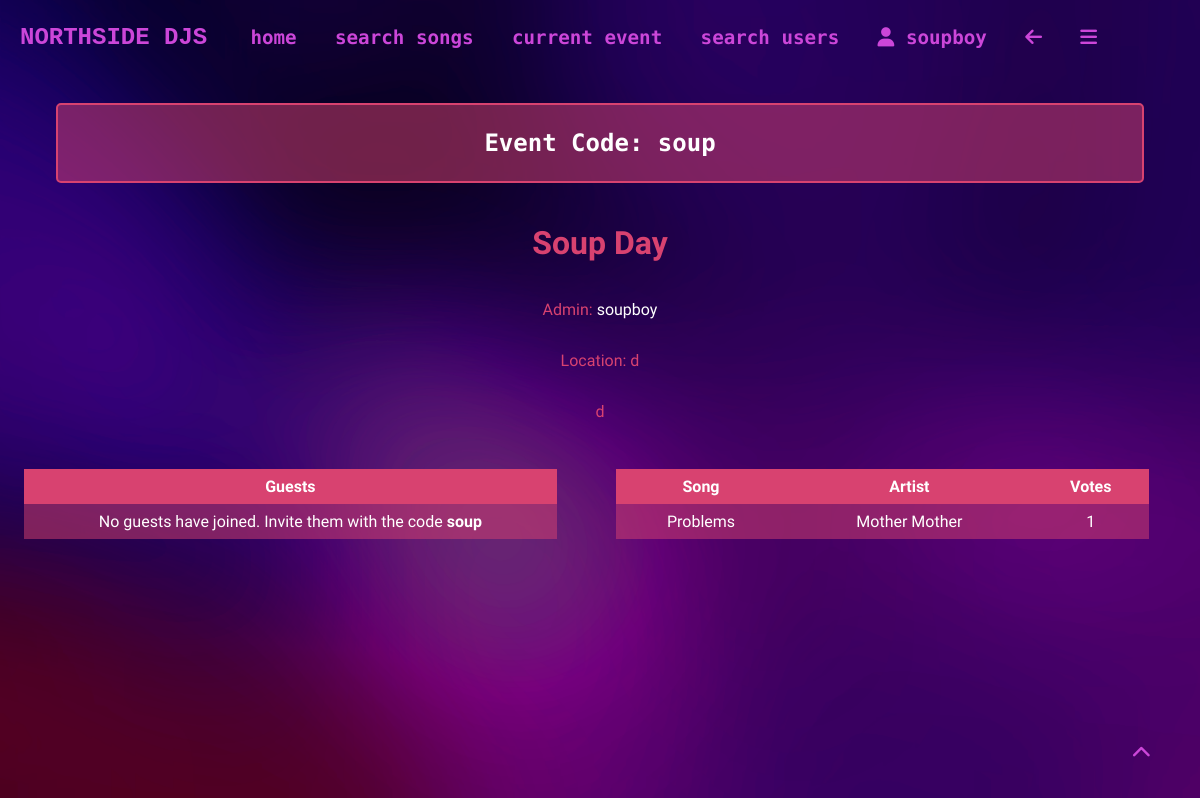
The page /event/4 (signed in) on the database its author committed.
### app/models.py (models this page shows, shortened)
class User(UserMixin, db.Model): # model for the user table
    user_id = db.Column(db.Integer, primary_key=True)
    username = db.Column(db.String(64), index=True, unique=True)
    email = db.Column(db.String(120), index=True, unique=True)
    password_hash = db.Column(db.String(128))
    about_me = db.Column(db.String(140))
    in_event = db.Column(db.Boolean, default=False)
    pfp = db.Column(db.String(140))
    events = db.relationship('Events', back_populates='user')
    songs = db.relationship('FavouriteSong', back_populates='user')
    event_users = db.relationship('EventUsers', back_populates='user')
    voted_songs = db.relationship('VotedSongs', back_populates='user')
    song_reviews = db.relationship('SongReviews', back_populates='user', foreign_keys='SongReviews.user_id')
    username_rel = db.relationship('SongReviews', back_populates='username_rel', foreign_keys='SongReviews.username')

class Events(db.Model): # model for the events table
    event_id = db.Column(db.Integer, primary_key=True, unique=True)
    event_name = db.Column(db.String(64), index=True, unique=True)
    event_code = db.Column(db.Integer, unique=True)
    active_status = db.Column(db.Boolean, default=False)
    event_location = db.Column(db.String(140), index=True)
    event_description = db.Column(db.String(140), index=True)
    dj_id = db.Column(db.Integer, index=True)
    user_id = db.Column(db.Integer, db.ForeignKey('user.user_id', name='fk_user_id'))
    user = db.relationship('User', back_populates='events')
    event_users = db.relationship('EventUsers', back_populates='event')
    voted_songs = db.relationship('VotedSongs', back_populates='event')

class VotedSongs(db.Model): # model for the voted songs table
    vote_id = db.Column(db.Integer, primary_key=True, unique=True)
    track_id = db.Column(db.Integer, index=True)
    song_name = db.Column(db.String(64), index=True)
    artist_name = db.Column(db.String(64), index=True)
    event_id = db.Column(db.Integer, db.ForeignKey('events.event_id', name='voted_songs_event_id'))
    user_id = db.Column(db.Integer, db.ForeignKey('user.user_id', name='voted_songs_user_id'))
    event = db.relationship('Events', back_populates='voted_songs')
    user = db.relationship('User', back_populates='voted_songs')

### app/routes.py (the view, shortened to what this page needs)
@app.route('/event/<int:event_id>', methods=['GET', 'POST']) # allows a user to view an event
@login_required
def event(event_id):
    user_id = current_user.user_id
    if EventUsers.query.filter_by(user_id=user_id).first(): # checks if the user is in an event
        user_event = EventUsers.query.filter_by(user_id=user_id).first().event_id
        event_name = Events.query.filter_by(event_id=user_event).first().event_name
        event_code = Events.query.filter_by(event_id=user_event).first().event_code
        event_description = Events.query.filter_by(event_id=user_event).first().event_description
        event_location = Events.query.filter_by(event_id=user_event).first().event_location
        users = EventUsers.query.filter_by(event_id=user_event).all()
        admin = EventUsers.query.filter_by(is_admin=1, event_id=user_event).first()
        dj = EventUsers.query.filter_by(is_dj=1, event_id=user_event).first()
        print(dj)
        event_songs = get_event_songs(user_event)
        if admin:
            admin_user = User.query.filter_by(user_id=admin.user_id).first()
            admin_username = admin_user.username
        if dj:
            dj_user = User.query.filter_by(user_id=dj.user_id).first()
            dj_username = dj_user.username
            print(dj_username)
        else:
            dj_username = None
        users_names = []
        for user in users:
            if user.is_admin == 0:
                user_name = User.query.filter_by(user_id=user.user_id).first().username
                users_names.append(user_name)
    return render_template('event.html', event_id=user_event, user_event=user_event, event_name=event_name, event_code=event_code, users=users, users_names=users_names, admin_username=admin_username, dj_username=dj_username, event_songs=event_songs, event_location=event_location, event_description=event_description)

### app/models.py (called while the page is built)
@login.user_loader # loads the user
def load_user(user_id):
    return User.query.get(int(user_id)) # returns the user id as an integer

### app/routes.py (called while the page is built)
@app.context_processor # injects the current event the user is in into all templates
def inject_user_event():
    if current_user.is_authenticated: # checks if the user is logged in
        if current_user.in_event: # checks if the user is in an event
            user_id = current_user.user_id
            user_event = EventUsers.query.filter_by(user_id=user_id).first().event_id
            return dict(user_event=user_event) # returns the event that the user is in
        else:
            return dict(user_event=None) # returns the user event as none if the user is not in an event
    return dict(user_event=None) # returns the user event as none if the user is not logged in

def vote_counter(track_id, event_id): # counts the votes for a song
    return VotedSongs.query.filter_by(track_id=track_id, event_id=event_id).count()

### app/templates/event.html (shortened to what this page needs)
{% extends "base.html" %}
{% block content %}
<div class="centre">
    <h2 class="code">Event Code: {{event_code}}</h2>
    <h1>{{event_name}}</h1>
    <p>Admin: <a class="link" href="{{url_for('user', username=admin_username)}}">{{admin_username}}</a></p>
    {% if event_location %}
        <p>Location: {{event_location}}</p>
    {% endif %}
    {% if event_description %}
        <p>{{event_description}}</p>
    {% endif %}
</div>
<div class="row">
    <div class="column equal">
        <table>
    <tr>
        <th>Guests</th>
    </tr>
    {% if users_names %}
        {% for user in users_names %}
            <tr>
                <td><a class="link" href="{{url_for('user', username=user)}}">{{user}}</a></td>
            </tr>
        {% endfor %}
    {% else %}
            <tr>
                <td>No guests have joined. Invite them with the code <strong>{{event_code}}</strong></td>
            </tr>
    {% endif %}
</table>
    </div>
    <div class="column equal">
        <table>
    <tr>
        <th>Song</th>
        <th>Artist</th>
        <th>Votes</th>
    </tr>
    {% if event_songs %}
        {% for song in event_songs %}
            <tr>
                <td>{{song.song_name}}</td>
                <td>{{song.artist_name}}</td>
                <td>{{song.votes}}</td>
            </tr>
        {% endfor %}
    {% else %}
        <tr>
            <td colspan="3">No songs added yet</td>
        </tr>
    {% endif %}
</table>
    </div>
</div>
{% endblock %}

### app/templates/base.html (shortened to what this page needs)
<!DOCTYPE html>
<html lang="en" class="scroll">
<head>
   <link rel="stylesheet" href="{{ url_for('static', filename='css/styles.css') }}">
</head>
<body class="{% block body_class %}{% endblock %}">
    <div class="header" id="top">
        <h1 class="logo" onclick="location.href='{{ url_for('index') }}'">NORTHSIDE DJS</h1>
        <a href="{{ url_for('index') }}">home</a>
        {% if current_user.is_anonymous %}
            <a href="{{ url_for('register') }}">sign up</a>
            <a href="{{ url_for('login') }}">log in</a>
        {% else %}
            <a href="{{ url_for('search') }}">search songs</a>
                {% if current_user.in_event == 0 %}
                <a href="{{ url_for('join_event')}}">join event</a>
                {% else %}
                    <a href="{{ url_for('event', event_id=user_event) }}">current event</a>
                {% endif %}
            <a href="{{ url_for('search_users') }}">search users</a>
            <a href="{{ url_for('user', username=current_user.username) }}"><i class="fa-solid fa-user"></i> {{current_user.username}}</a>
            <a href="javascript:history.back()"><i class="fa-solid fa-arrow-left"></i></a>
            <div class="hamburger">
                <a href="javascript:showSidebar()"><i class="fa-solid fa-bars"></i></a>
            </div>
        {% endif %}
    </div>
    {% block content %}{% endblock %}
<div class="footer header">
        <a href="#top" id="scrollbtn"><i class="fa-solid fa-chevron-up"></i></a>
    </div>
</body>
</html>

### app/static/css/styles.css (style rules this page uses)
* { scroll-behavior: smooth; }
#scrollbtn { position: fixed; bottom: 20px; right: 30px; }
body { background-image: url('/static/images/defaultbg.png'); background-size: cover; color: #D84270; font-family: 'Tektur', monospace; }
.footer { display: flex; justify-content: right; align-items: right; text-align: right; }
table { border-collapse: collapse; width: 100%; }
th { background-color: #D84270; color: white; border: none; padding: 0.5em; }
td { background-color: rgba(216, 66, 112, 0.5); color: white; padding: 0.5em; }
.row { display: flex; justify-content: space-between; margin: 0; padding: 0; }
.row:after { content: ""; display: table; clear: both; }
.column { float: left; }
.equal { text-align: center; width: 45%; padding: 1em; }
.centre { display: flex; justify-content: center; align-items: center; flex-direction: column; text-align: center; padding: 1em; margin: 0, 10em; }
.centre p { width: 80%; }
.header { display: flex; align-items: center; color: #8661C1; }
.header a { color: #CC46D9; transition: 0.3s ease-in-out;; margin-right: 1em; text-decoration: none; font-weight: 900; font-size: 1.2em; font-family: 'Nova Mono', monospace; padding: 0.3em 0.5em; margin: 0.5em; position: relative; }
.header a::before { background-color: #CC46D9; content: ""; width: 100%; height: 2px; position: absolute; bottom: 0; left: 0; transform-origin: right; transform: scaleX(0); transition: transform 0.3s ease-in-out; box-shadow: 0 0 10px #CC46D9; }
.logo { transition: 1s ease-in-out; color: #CC46D9; padding-left: 0.5em; padding-right: 1em; font-size: 1.5em; font-family: 'cubic', monospace; }
.code { background-color: rgba(216, 66, 112, 0.5); color: white; font-family: 'Nova Mono', monospace; padding: 1em; border: 2px solid #D84270; border-radius: 5px; width: 90%; position: relative; transition: 0.5s; }
.code::before { background: linear-gradient(113deg, rgba(216,66,112,1) 12%, rgba(204,70,217,1) 51%, rgba(32,5,89,1) 85%); border: none; width: 100%; height: 100%; content: ""; position: absolute; top: 0; left: 0; transform-origin: right; transform: scaleX(0); transition: transform 0.5s ease-in-out; z-index: -1; }
.link { color: white; text-decoration: none; transition: 0.3s; position: relative; }
.link::before { background-color: white; content: ""; position: absolute; bottom: 0; left: 0; width: 100%; height: 2px; transform-origin: right; transform: scaleX(0); transition: transform 0.3s ease-in-out; }

### rows shown on the page
User: username "soupboy"
Events: event_code "soup", event_name "Soup Day"
VotedSongs: song_name "Problems", artist_name "Mother Mother", votes "1"

### other values the page prints
{{ event_location }} "d"
{{ event_description }} "d"
